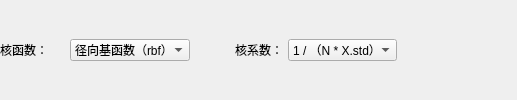
            <widget class="QWidget" name="svrRegressorPage">
             <layout class="QGridLayout" name="svrRegressorGridLayout">
              <property name="leftMargin">
               <number>0</number>
              </property>
              <property name="topMargin">
               <number>0</number>
              </property>
              <property name="rightMargin">
               <number>0</number>
              </property>
              <property name="bottomMargin">
               <number>0</number>
              </property>
              <property name="horizontalSpacing">
               <number>5</number>
              </property>
              <property name="verticalSpacing">
               <number>15</number>
              </property>
              <item row="0" column="2">
               <spacer name="svrParameterSettingHorizontalSpacer1">
                <property name="orientation">
                 <enum>Qt::Horizontal</enum>
                </property>
                <property name="sizeHint" stdset="0">
                 <size>
                  <width>40</width>
                  <height>20</height>
                 </size>
                </property>
               </spacer>
              </item>
              <item row="0" column="7">
               <spacer name="svrParameterSettingHorizontalSpacer4">
                <property name="orientation">
                 <enum>Qt::Horizontal</enum>
                </property>
                <property name="sizeHint" stdset="0">
                 <size>
                  <width>40</width>
                  <height>20</height>
                 </size>
                </property>
               </spacer>
              </item>
              <item row="0" column="0">
               <widget class="QLabel" name="svrKernelFunctionLabel">
                <property name="minimumSize">
                 <size>
                  <width>65</width>
                  <height>0</height>
                 </size>
                </property>
                <property name="text">
                 <string>核函数：</string>
                </property>
               </widget>
              </item>
              <item row="0" column="4">
               <widget class="QComboBox" name="svrKernelCoefficientComboBox">
                <property name="currentIndex">
                 <number>1</number>
                </property>
                <item>
                 <property name="text">
                  <string>1 / N</string>
                 </property>
                </item>
                <item>
                 <property name="text">
                  <string>1 / （N * X.std）</string>
                 </property>
                </item>
               </widget>
              </item>
              <item row="0" column="1">
               <widget class="QComboBox" name="svrKernelFunctionComboBox">
                <property name="currentIndex">
                 <number>3</number>
                </property>
                <item>
                 <property name="text">
                  <string>线性核函数</string>
                 </property>
                </item>
                <item>
                 <property name="text">
                  <string>多项式核函数</string>
                 </property>
                </item>
                <item>
                 <property name="text">
                  <string>sigmoid核函数</string>
                 </property>
                </item>
                <item>
                 <property name="text">
                  <string>径向基函数（rbf）</string>
                 </property>
                </item>
               </widget>
              </item>
              <item row="0" column="3">
               <widget class="QLabel" name="svrKernelCoefficientLabel">
                <property name="text">
                 <string>核系数：</string>
                </property>
               </widget>
              </item>
              <item row="0" column="5">
               <spacer name="svrParameterSettingHorizontalSpacer2">
                <property name="orientation">
                 <enum>Qt::Horizontal</enum>
                </property>
                <property name="sizeHint" stdset="0">
                 <size>
                  <width>40</width>
                  <height>20</height>
                 </size>
                </property>
               </spacer>
              </item>
              <item row="0" column="6">
               <spacer name="svrParameterSettingHorizontalSpacer3">
                <property name="orientation">
                 <enum>Qt::Horizontal</enum>
                </property>
                <property name="sizeHint" stdset="0">
                 <size>
                  <width>40</width>
                  <height>20</height>
                 </size>
                </property>
               </spacer>
              </item>
             </layout>
            </widget>
